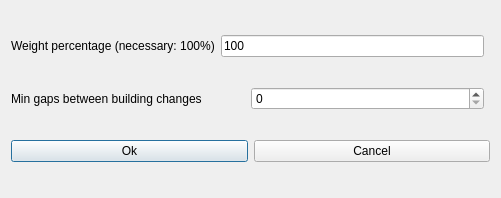
<?xml version="1.0" encoding="UTF-8"?>
<ui version="4.0">
 <class>ModifyConstraintTeachersMinGapsBetweenBuildingChangesForm_template</class>
 <widget class="QDialog" name="ModifyConstraintTeachersMinGapsBetweenBuildingChangesForm_template">
  <property name="geometry">
   <rect>
    <x>0</x>
    <y>0</y>
    <width>501</width>
    <height>198</height>
   </rect>
  </property>
  <property name="windowTitle">
   <string extracomment="This is the title of the dialog to modify a constraint of this type">Modify teachers min gaps between building changes</string>
  </property>
  <layout class="QGridLayout">
   <item row="0" column="0">
    <layout class="QHBoxLayout">
     <item>
      <widget class="QLabel" name="weightTextLabel">
       <property name="frameShape">
        <enum>QFrame::NoFrame</enum>
       </property>
       <property name="frameShadow">
        <enum>QFrame::Plain</enum>
       </property>
       <property name="text">
        <string>Weight percentage (necessary: 100%)</string>
       </property>
       <property name="wordWrap">
        <bool>false</bool>
       </property>
      </widget>
     </item>
     <item>
      <widget class="QLineEdit" name="weightLineEdit">
       <property name="text">
        <string>100</string>
       </property>
      </widget>
     </item>
    </layout>
   </item>
   <item row="2" column="0" colspan="2">
    <layout class="QHBoxLayout">
     <item>
      <widget class="QPushButton" name="okPushButton">
       <property name="text">
        <string>Ok</string>
       </property>
      </widget>
     </item>
     <item>
      <widget class="QPushButton" name="cancelPushButton">
       <property name="text">
        <string>Cancel</string>
       </property>
      </widget>
     </item>
    </layout>
   </item>
   <item row="1" column="0">
    <layout class="QHBoxLayout">
     <item>
      <widget class="QLabel" name="textLabel">
       <property name="text">
        <string>Min gaps between building changes</string>
       </property>
       <property name="wordWrap">
        <bool>false</bool>
       </property>
      </widget>
     </item>
     <item>
      <widget class="QSpinBox" name="minGapsSpinBox"/>
     </item>
    </layout>
   </item>
  </layout>
 </widget>
 <layoutdefault spacing="6" margin="11"/>
 <tabstops>
  <tabstop>weightLineEdit</tabstop>
  <tabstop>minGapsSpinBox</tabstop>
  <tabstop>okPushButton</tabstop>
  <tabstop>cancelPushButton</tabstop>
 </tabstops>
 <resources/>
 <connections/>
</ui>
